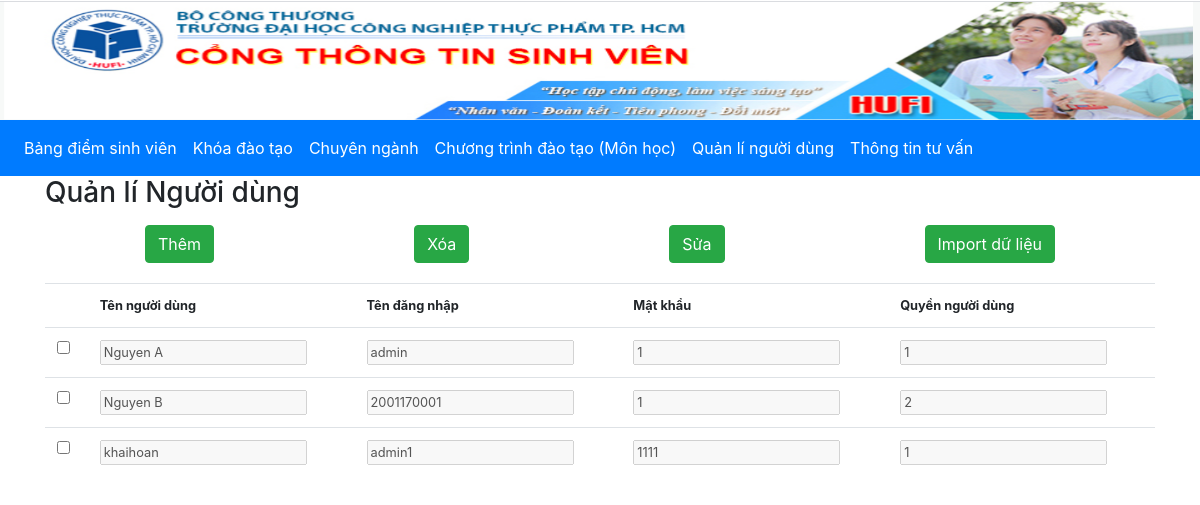
Screenshot of /nguoidung with the database file from the repository.
### student/models.py (models this page shows)
class Nguoidung(models.Model):
    manguoidung = models.AutoField(db_column='MaNguoiDung', primary_key=True, blank=True, null=False)  # Field name made lowercase.
    tennguoidung = models.TextField(db_column='TenNguoiDung', blank=True, null=True)  # Field name made lowercase.
    quyennguoidung = models.IntegerField(db_column='QuyenNguoiDung', blank=True, null=True)  # Field name made lowercase.
    tendangnhap = models.TextField(db_column='TenDangNhap', blank=True, null=True)  # Field name made lowercase.
    matkhau = models.TextField(db_column='MatKhau', blank=True, null=True)  # Field name made lowercase.
    class Meta:
        db_table = 'NGUOIDUNG'

### student/views.py (the view)
# urls.py: path('nguoidung', views.nguoidung, name="nguoidung"),
def nguoidung(request):
    nguoidung = list(Nguoidung.objects.all())
    return render(request, 'student/user.html', {
            'nguoidung': nguoidung
        })

### student/templates/student/user.html (shortened to what this page needs)
{% load static %}
<!DOCTYPE html>
<html lang="en">
<head>
    <link rel="stylesheet" href="https://maxcdn.bootstrapcdn.com/bootstrap/4.5.2/css/bootstrap.min.css">
    <link href="{% static 'student/style.css' %}" rel="stylesheet">
</head>
<body>
    <img src="{% static 'student/bg.jpg' %}" style="width: 100%; height: 120px;">
    <nav class="navbar navbar-expand-sm bg-primary navbar-dark">
        <ul class="navbar-nav">
          <li class="nav-item active">
            <a class="nav-link" href="{% url 'index' %}">Bảng điểm sinh viên</a>
          </li>
          <li class="nav-item active">
            <a class="nav-link" href="{% url 'khoadaotao' %}">Khóa đào tạo</a>
          </li>
          <li class="nav-item active">
            <a class="nav-link" href="{% url 'chuyennganh' %}">Chuyên ngành</a>
          </li>
          <li class="nav-item active" >
            <a class="nav-link" href="{% url 'ctdaotao' %}">Chương trình đào tạo (Môn học)</a>
          </li>
          <li class="nav-item active">
            <a class="nav-link" href="{% url 'nguoidung' %}">Quản lí người dùng</a>
          </li>
          <li class="nav-item active">
            <a class="nav-link" href="{% url 'tuvan' %}">Thông tin tư vấn</a>
          </li>
        </ul>
    </nav>
    <div class="container">
        <H3>Quản lí Người dùng</H3>
        <div class="form-inline navi">
            <button type="button" class="btn btn-success" data-toggle="modal" data-target="#myModal">
    Thêm
</button>
            <button type="button" id="del" class="btn btn-success">Xóa</button>
            <button type="button" id="update"class="btn btn-success">Sửa</button>
            <button type="button" class="btn btn-success">Import dữ liệu</button>
        </div>
        <div class="showtable">
            <table id="res" class="table">
                <tr>
                    <th></th>
                    <th>Tên người dùng</th>
                    <th>Tên đăng nhập</th>
                    <th>Mật khẩu</th>
                    <th>Quyền người dùng</th>
                </tr>
                {% for x in nguoidung %}
                <tr>
                    <td>
                        <input class="check" type="checkbox">
                    </td>
                    <td>
                        <input disabled value='{{ x.tennguoidung }}'>
                    </td>
                    <td>
                        <input disabled value='{{ x.tendangnhap }}'>
                    </td>
                    <td>
                        <input disabled value='{{ x.matkhau }}'>
                    </td>
                    <td>
                        <input disabled value='{{ x.quyennguoidung }}'>
                    </td>
                </tr>
                {% endfor %}
            </table>
        </div>
    </div>
</body>
</html>

### student/static/student/style.css (style rules this page uses)
.navi { margin-top: 15px; display: flex; flex-flow: row wrap; justify-content: space-around; margin-bottom: 20px; }
.showtable { font-size: 0.8rem; }

### rows the page displays
Nguoidung: tennguoidung "Nguyen A", tendangnhap "admin", matkhau "1", quyennguoidung "1"
Nguoidung: tennguoidung "Nguyen B", tendangnhap "2001170001", matkhau "1", quyennguoidung "2"
Nguoidung: tennguoidung "khaihoan", tendangnhap "admin1", matkhau "1111", quyennguoidung "1"
